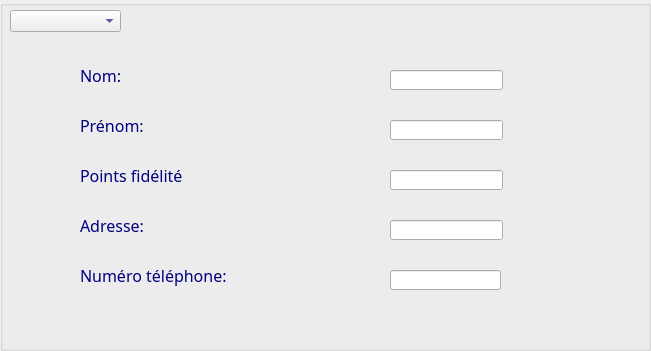
      <widget class="QGroupBox" name="groupBox_modifCl_4">
       <property name="geometry">
        <rect>
         <x>70</x>
         <y>70</y>
         <width>651</width>
         <height>351</height>
        </rect>
       </property>
       <property name="font">
        <font>
         <family>Lucida Calligraphy</family>
         <pointsize>14</pointsize>
         <weight>75</weight>
         <bold>true</bold>
        </font>
       </property>
       <property name="styleSheet">
        <string notr="true">color:rgb(0, 0, 127);
background-color: qconicalgradient(cx:0, cy:0, angle:135, stop:0 rgba(255, 170, 232, 69), stop:0.0753769 rgba(255, 170, 255, 69), stop:0.221106 rgba(255, 170, 255, 208), stop:0.351759 rgba(255, 192, 255, 0), stop:0.422111 rgba(255, 85, 255, 130), stop:0.437186 rgba(255, 170, 255, 145), stop:0.518717 rgba(255, 170, 255, 130), stop:0.527638 rgba(255, 170, 255, 69), stop:0.562814 rgba(255, 170, 255, 130), stop:1 rgba(255, 255, 0, 69));</string>
       </property>
       <property name="title">
        <string/>
       </property>
       <widget class="QLabel" name="label_pt_fid_modif_3">
        <property name="geometry">
         <rect>
          <x>80</x>
          <y>160</y>
          <width>171</width>
          <height>31</height>
         </rect>
        </property>
        <property name="palette">
         <palette>
          <active>
           <colorrole role="WindowText">
            <brush brushstyle="SolidPattern">
             <color alpha="255">
              <red>0</red>
              <green>0</green>
              <blue>127</blue>
             </color>
            </brush>
           </colorrole>
           <colorrole role="Button">
            <brush brushstyle="ConicalGradientPattern">
             <gradient centralx="0.000000000000000" centraly="0.000000000000000" angle="135.000000000000000" type="ConicalGradient" spread="PadSpread" coordinatemode="ObjectBoundingMode">
              <gradientstop position="0.000000000000000">
               <color alpha="69">
                <red>255</red>
                <green>170</green>
                <blue>232</blue>
               </color>
              </gradientstop>
              <gradientstop position="0.075376900000000">
               <color alpha="69">
                <red>255</red>
                <green>170</green>
                <blue>255</blue>
               </color>
              </gradientstop>
              <gradientstop position="0.221106000000000">
               <color alpha="208">
                <red>255</red>
                <green>170</green>
                <blue>255</blue>
               </color>
              </gradientstop>
              <gradientstop position="0.351759000000000">
               <color alpha="0">
                <red>255</red>
                <green>192</green>
                <blue>255</blue>
               </color>
              </gradientstop>
              <gradientstop position="0.422111000000000">
               <color alpha="130">
                <red>255</red>
                <green>85</green>
                <blue>255</blue>
               </color>
              </gradientstop>
              <gradientstop position="0.437186000000000">
               <color alpha="145">
                <red>255</red>
                <green>170</green>
                <blue>255</blue>
               </color>
              </gradientstop>
              <gradientstop position="0.518717000000000">
               <color alpha="130">
                <red>255</red>
                <green>170</green>
                <blue>255</blue>
               </color>
              </gradientstop>
              <gradientstop position="0.527638000000000">
               <color alpha="69">
                <red>255</red>
                <green>170</green>
                <blue>255</blue>
               </color>
              </gradientstop>
              <gradientstop position="0.562814000000000">
               <color alpha="130">
                <red>255</red>
                <green>170</green>
                <blue>255</blue>
               </color>
              </gradientstop>
              <gradientstop position="1.000000000000000">
               <color alpha="69">
                <red>255</red>
                <green>255</green>
                <blue>0</blue>
               </color>
              </gradientstop>
             </gradient>
            </brush>
           </colorrole>
           <colorrole role="Text">
            <brush brushstyle="SolidPattern">
             <color alpha="255">
              <red>0</red>
              <green>0</green>
              <blue>127</blue>
             </color>
            </brush>
           </colorrole>
           <colorrole role="ButtonText">
            <brush brushstyle="SolidPattern">
             <color alpha="255">
              <red>0</red>
              <green>0</green>
              <blue>127</blue>
             </color>
            </brush>
           </colorrole>
           <colorrole role="Base">
            <brush brushstyle="ConicalGradientPattern">
             <gradient centralx="0.000000000000000" centraly="0.000000000000000" angle="135.000000000000000" type="ConicalGradient" spread="PadSpread" coordinatemode="ObjectBoundingMode">
              <gradientstop position="0.000000000000000">
               <color alpha="69">
                <red>255</red>
                <green>170</green>
                <blue>232</blue>
               </color>
              </gradientstop>
              <gradientstop position="0.075376900000000">
               <color alpha="69">
                <red>255</red>
                <green>170</green>
                <blue>255</blue>
               </color>
              </gradientstop>
              <gradientstop position="0.221106000000000">
               <color alpha="208">
                <red>255</red>
                <green>170</green>
                <blue>255</blue>
               </color>
              </gradientstop>
              <gradientstop position="0.351759000000000">
               <color alpha="0">
                <red>255</red>
                <green>192</green>
                <blue>255</blue>
               </color>
              </gradientstop>
              <gradientstop position="0.422111000000000">
               <color alpha="130">
                <red>255</red>
                <green>85</green>
                <blue>255</blue>
               </color>
              </gradientstop>
              <gradientstop position="0.437186000000000">
               <color alpha="145">
                <red>255</red>
                <green>170</green>
                <blue>255</blue>
               </color>
              </gradientstop>
              <gradientstop position="0.518717000000000">
               <color alpha="130">
                <red>255</red>
                <green>170</green>
                <blue>255</blue>
               </color>
              </gradientstop>
              <gradientstop position="0.527638000000000">
               <color alpha="69">
                <red>255</red>
                <green>170</green>
                <blue>255</blue>
               </color>
              </gradientstop>
              <gradientstop position="0.562814000000000">
               <color alpha="130">
                <red>255</red>
                <green>170</green>
                <blue>255</blue>
               </color>
              </gradientstop>
              <gradientstop position="1.000000000000000">
               <color alpha="69">
                <red>255</red>
                <green>255</green>
                <blue>0</blue>
               </color>
              </gradientstop>
             </gradient>
            </brush>
           </colorrole>
           <colorrole role="Window">
            <brush brushstyle="ConicalGradientPattern">
             <gradient centralx="0.000000000000000" centraly="0.000000000000000" angle="135.000000000000000" type="ConicalGradient" spread="PadSpread" coordinatemode="ObjectBoundingMode">
              <gradientstop position="0.000000000000000">
               <color alpha="69">
                <red>255</red>
                <green>170</green>
                <blue>232</blue>
               </color>
              </gradientstop>
              <gradientstop position="0.075376900000000">
               <color alpha="69">
                <red>255</red>
                <green>170</green>
                <blue>255</blue>
               </color>
              </gradientstop>
              <gradientstop position="0.221106000000000">
               <color alpha="208">
                <red>255</red>
                <green>170</green>
                <blue>255</blue>
               </color>
              </gradientstop>
              <gradientstop position="0.351759000000000">
               <color alpha="0">
                <red>255</red>
                <green>192</green>
                <blue>255</blue>
               </color>
              </gradientstop>
              <gradientstop position="0.422111000000000">
               <color alpha="130">
                <red>255</red>
                <green>85</green>
                <blue>255</blue>
               </color>
              </gradientstop>
              <gradientstop position="0.437186000000000">
               <color alpha="145">
                <red>255</red>
                <green>170</green>
                <blue>255</blue>
               </color>
              </gradientstop>
              <gradientstop position="0.518717000000000">
               <color alpha="130">
                <red>255</red>
                <green>170</green>
                <blue>255</blue>
               </color>
              </gradientstop>
              <gradientstop position="0.527638000000000">
               <color alpha="69">
                <red>255</red>
                <green>170</green>
                <blue>255</blue>
               </color>
              </gradientstop>
              <gradientstop position="0.562814000000000">
               <color alpha="130">
                <red>255</red>
                <green>170</green>
                <blue>255</blue>
               </color>
              </gradientstop>
              <gradientstop position="1.000000000000000">
               <color alpha="69">
                <red>255</red>
                <green>255</green>
                <blue>0</blue>
               </color>
              </gradientstop>
             </gradient>
            </brush>
           </colorrole>
           <colorrole role="PlaceholderText">
            <brush brushstyle="NoBrush">
             <color alpha="128">
              <red>0</red>
              <green>0</green>
              <blue>127</blue>
             </color>
            </brush>
           </colorrole>
          </active>
          <inactive>
           <colorrole role="WindowText">
            <brush brushstyle="SolidPattern">
             <color alpha="255">
              <red>0</red>
              <green>0</green>
              <blue>127</blue>
             </color>
            </brush>
           </colorrole>
           <colorrole role="Button">
            <brush brushstyle="ConicalGradientPattern">
             <gradient centralx="0.000000000000000" centraly="0.000000000000000" angle="135.000000000000000" type="ConicalGradient" spread="PadSpread" coordinatemode="ObjectBoundingMode">
              <gradientstop position="0.000000000000000">
               <color alpha="69">
                <red>255</red>
                <green>170</green>
                <blue>232</blue>
               </color>
              </gradientstop>
              <gradientstop position="0.075376900000000">
               <color alpha="69">
                <red>255</red>
                <green>170</green>
                <blue>255</blue>
               </color>
              </gradientstop>
              <gradientstop position="0.221106000000000">
               <color alpha="208">
                <red>255</red>
                <green>170</green>
                <blue>255</blue>
               </color>
              </gradientstop>
              <gradientstop position="0.351759000000000">
               <color alpha="0">
                <red>255</red>
                <green>192</green>
                <blue>255</blue>
               </color>
              </gradientstop>
              <gradientstop position="0.422111000000000">
               <color alpha="130">
                <red>255</red>
                <green>85</green>
                <blue>255</blue>
               </color>
              </gradientstop>
              <gradientstop position="0.437186000000000">
               <color alpha="145">
                <red>255</red>
                <green>170</green>
                <blue>255</blue>
               </color>
              </gradientstop>
              <gradientstop position="0.518717000000000">
               <color alpha="130">
                <red>255</red>
                <green>170</green>
                <blue>255</blue>
               </color>
              </gradientstop>
              <gradientstop position="0.527638000000000">
               <color alpha="69">
                <red>255</red>
                <green>170</green>
                <blue>255</blue>
               </color>
              </gradientstop>
              <gradientstop position="0.562814000000000">
               <color alpha="130">
                <red>255</red>
                <green>170</green>
                <blue>255</blue>
               </color>
              </gradientstop>
              <gradientstop position="1.000000000000000">
               <color alpha="69">
                <red>255</red>
                <green>255</green>
                <blue>0</blue>
               </color>
              </gradientstop>
             </gradient>
            </brush>
           </colorrole>
           <colorrole role="Text">
            <brush brushstyle="SolidPattern">
             <color alpha="255">
              <red>0</red>
              <green>0</green>
              <blue>127</blue>
             </color>
            </brush>
           </colorrole>
           <colorrole role="ButtonText">
            <brush brushstyle="SolidPattern">
             <color alpha="255">
              <red>0</red>
              <green>0</green>
              <blue>127</blue>
             </color>
            </brush>
           </colorrole>
           <colorrole role="Base">
            <brush brushstyle="ConicalGradientPattern">
             <gradient centralx="0.000000000000000" centraly="0.000000000000000" angle="135.000000000000000" type="ConicalGradient" spread="PadSpread" coordinatemode="ObjectBoundingMode">
              <gradientstop position="0.000000000000000">
               <color alpha="69">
                <red>255</red>
                <green>170</green>
                <blue>232</blue>
               </color>
              </gradientstop>
              <gradientstop position="0.075376900000000">
               <color alpha="69">
                <red>255</red>
                <green>170</green>
                <blue>255</blue>
               </color>
              </gradientstop>
              <gradientstop position="0.221106000000000">
               <color alpha="208">
                <red>255</red>
                <green>170</green>
                <blue>255</blue>
               </color>
              </gradientstop>
              <gradientstop position="0.351759000000000">
               <color alpha="0">
                <red>255</red>
                <green>192</green>
                <blue>255</blue>
               </color>
              </gradientstop>
              <gradientstop position="0.422111000000000">
               <color alpha="130">
                <red>255</red>
                <green>85</green>
                <blue>255</blue>
               </color>
              </gradientstop>
              <gradientstop position="0.437186000000000">
               <color alpha="145">
                <red>255</red>
                <green>170</green>
                <blue>255</blue>
               </color>
              </gradientstop>
              <gradientstop position="0.518717000000000">
               <color alpha="130">
                <red>255</red>
                <green>170</green>
                <blue>255</blue>
               </color>
              </gradientstop>
              <gradientstop position="0.527638000000000">
               <color alpha="69">
                <red>255</red>
                <green>170</green>
                <blue>255</blue>
               </color>
              </gradientstop>
              <gradientstop position="0.562814000000000">
               <color alpha="130">
                <red>255</red>
                <green>170</green>
                <blue>255</blue>
               </color>
              </gradientstop>
              <gradientstop position="1.000000000000000">
               <color alpha="69">
                <red>255</red>
                <green>255</green>
                <blue>0</blue>
               </color>
              </gradientstop>
             </gradient>
            </brush>
           </colorrole>
           <colorrole role="Window">
            <brush brushstyle="ConicalGradientPattern">
             <gradient centralx="0.000000000000000" centraly="0.000000000000000" angle="135.000000000000000" type="ConicalGradient" spread="PadSpread" coordinatemode="ObjectBoundingMode">
              <gradientstop position="0.000000000000000">
               <color alpha="69">
                <red>255</red>
                <green>170</green>
                <blue>232</blue>
               </color>
              </gradientstop>
              <gradientstop position="0.075376900000000">
               <color alpha="69">
                <red>255</red>
                <green>170</green>
                <blue>255</blue>
               </color>
              </gradientstop>
              <gradientstop position="0.221106000000000">
               <color alpha="208">
                <red>255</red>
                <green>170</green>
                <blue>255</blue>
               </color>
              </gradientstop>
              <gradientstop position="0.351759000000000">
               <color alpha="0">
                <red>255</red>
                <green>192</green>
                <blue>255</blue>
               </color>
              </gradientstop>
              <gradientstop position="0.422111000000000">
               <color alpha="130">
                <red>255</red>
                <green>85</green>
                <blue>255</blue>
               </color>
              </gradientstop>
              <gradientstop position="0.437186000000000">
               <color alpha="145">
                <red>255</red>
                <green>170</green>
                <blue>255</blue>
               </color>
              </gradientstop>
              <gradientstop position="0.518717000000000">
               <color alpha="130">
                <red>255</red>
                <green>170</green>
                <blue>255</blue>
               </color>
              </gradientstop>
              <gradientstop position="0.527638000000000">
               <color alpha="69">
                <red>255</red>
                <green>170</green>
                <blue>255</blue>
               </color>
              </gradientstop>
              <gradientstop position="0.562814000000000">
               <color alpha="130">
                <red>255</red>
                <green>170</green>
                <blue>255</blue>
               </color>
              </gradientstop>
              <gradientstop position="1.000000000000000">
               <color alpha="69">
                <red>255</red>
                <green>255</green>
                <blue>0</blue>
               </color>
              </gradientstop>
             </gradient>
            </brush>
           </colorrole>
           <colorrole role="PlaceholderText">
            <brush brushstyle="NoBrush">
             <color alpha="128">
              <red>0</red>
              <green>0</green>
              <blue>127</blue>
             </color>
            </brush>
           </colorrole>
          </inactive>
          <disabled>
           <colorrole role="WindowText">
            <brush brushstyle="SolidPattern">
             <color alpha="255">
              <red>0</red>
              <green>0</green>
              <blue>127</blue>
             </color>
            </brush>
           </colorrole>
           <colorrole role="Button">
            <brush brushstyle="ConicalGradientPattern">
             <gradient centralx="0.000000000000000" centraly="0.000000000000000" angle="135.000000000000000" type="ConicalGradient" spread="PadSpread" coordinatemode="ObjectBoundingMode">
              <gradientstop position="0.000000000000000">
               <color alpha="69">
                <red>255</red>
                <green>170</green>
                <blue>232</blue>
               </color>
              </gradientstop>
              <gradientstop position="0.075376900000000">
               <color alpha="69">
                <red>255</red>
                <green>170</green>
                <blue>255</blue>
               </color>
              </gradientstop>
              <gradientstop position="0.221106000000000">
               <color alpha="208">
                <red>255</red>
                <green>170</green>
                <blue>255</blue>
               </color>
              </gradientstop>
              <gradientstop position="0.351759000000000">
               <color alpha="0">
                <red>255</red>
                <green>192</green>
                <blue>255</blue>
               </color>
              </gradientstop>
              <gradientstop position="0.422111000000000">
               <color alpha="130">
                <red>255</red>
                <green>85</green>
                <blue>255</blue>
               </color>
              </gradientstop>
              <gradientstop position="0.437186000000000">
               <color alpha="145">
                <red>255</red>
                <green>170</green>
                <blue>255</blue>
               </color>
              </gradientstop>
              <gradientstop position="0.518717000000000">
               <color alpha="130">
                <red>255</red>
                <green>170</green>
                <blue>255</blue>
               </color>
              </gradientstop>
              <gradientstop position="0.527638000000000">
               <color alpha="69">
                <red>255</red>
                <green>170</green>
                <blue>255</blue>
               </color>
              </gradientstop>
              <gradientstop position="0.562814000000000">
               <color alpha="130">
                <red>255</red>
                <green>170</green>
                <blue>255</blue>
               </color>
              </gradientstop>
              <gradientstop position="1.000000000000000">
               <color alpha="69">
                <red>255</red>
                <green>255</green>
                <blue>0</blue>
               </color>
              </gradientstop>
             </gradient>
            </brush>
           </colorrole>
           <colorrole role="Text">
            <brush brushstyle="SolidPattern">
             <color alpha="255">
              <red>0</red>
              <green>0</green>
              <blue>127</blue>
             </color>
            </brush>
           </colorrole>
           <colorrole role="ButtonText">
            <brush brushstyle="SolidPattern">
             <color alpha="255">
              <red>0</red>
              <green>0</green>
              <blue>127</blue>
             </color>
            </brush>
           </colorrole>
           <colorrole role="Base">
            <brush brushstyle="ConicalGradientPattern">
             <gradient centralx="0.000000000000000" centraly="0.000000000000000" angle="135.000000000000000" type="ConicalGradient" spread="PadSpread" coordinatemode="ObjectBoundingMode">
              <gradientstop position="0.000000000000000">
               <color alpha="69">
                <red>255</red>
                <green>170</green>
                <blue>232</blue>
               </color>
              </gradientstop>
              <gradientstop position="0.075376900000000">
               <color alpha="69">
                <red>255</red>
                <green>170</green>
                <blue>255</blue>
               </color>
              </gradientstop>
              <gradientstop position="0.221106000000000">
               <color alpha="208">
                <red>255</red>
                <green>170</green>
                <blue>255</blue>
               </color>
              </gradientstop>
              <gradientstop position="0.351759000000000">
               <color alpha="0">
                <red>255</red>
                <green>192</green>
                <blue>255</blue>
               </color>
              </gradientstop>
              <gradientstop position="0.422111000000000">
               <color alpha="130">
                <red>255</red>
                <green>85</green>
                <blue>255</blue>
               </color>
              </gradientstop>
              <gradientstop position="0.437186000000000">
               <color alpha="145">
                <red>255</red>
                <green>170</green>
                <blue>255</blue>
               </color>
              </gradientstop>
              <gradientstop position="0.518717000000000">
               <color alpha="130">
                <red>255</red>
                <green>170</green>
                <blue>255</blue>
               </color>
              </gradientstop>
              <gradientstop position="0.527638000000000">
               <color alpha="69">
                <red>255</red>
                <green>170</green>
                <blue>255</blue>
               </color>
              </gradientstop>
              <gradientstop position="0.562814000000000">
               <color alpha="130">
                <red>255</red>
                <green>170</green>
                <blue>255</blue>
               </color>
              </gradientstop>
              <gradientstop position="1.000000000000000">
               <color alpha="69">
                <red>255</red>
                <green>255</green>
                <blue>0</blue>
               </color>
              </gradientstop>
             </gradient>
            </brush>
           </colorrole>
           <colorrole role="Window">
            <brush brushstyle="ConicalGradientPattern">
             <gradient centralx="0.000000000000000" centraly="0.000000000000000" angle="135.000000000000000" type="ConicalGradient" spread="PadSpread" coordinatemode="ObjectBoundingMode">
              <gradientstop position="0.000000000000000">
               <color alpha="69">
                <red>255</red>
                <green>170</green>
                <blue>232</blue>
               </color>
              </gradientstop>
              <gradientstop position="0.075376900000000">
               <color alpha="69">
                <red>255</red>
                <green>170</green>
                <blue>255</blue>
               </color>
              </gradientstop>
              <gradientstop position="0.221106000000000">
               <color alpha="208">
                <red>255</red>
                <green>170</green>
                <blue>255</blue>
               </color>
              </gradientstop>
              <gradientstop position="0.351759000000000">
               <color alpha="0">
                <red>255</red>
                <green>192</green>
                <blue>255</blue>
               </color>
              </gradientstop>
              <gradientstop position="0.422111000000000">
               <color alpha="130">
                <red>255</red>
                <green>85</green>
                <blue>255</blue>
               </color>
              </gradientstop>
              <gradientstop position="0.437186000000000">
               <color alpha="145">
                <red>255</red>
                <green>170</green>
                <blue>255</blue>
               </color>
              </gradientstop>
              <gradientstop position="0.518717000000000">
               <color alpha="130">
                <red>255</red>
                <green>170</green>
                <blue>255</blue>
               </color>
              </gradientstop>
              <gradientstop position="0.527638000000000">
               <color alpha="69">
                <red>255</red>
                <green>170</green>
                <blue>255</blue>
               </color>
              </gradientstop>
              <gradientstop position="0.562814000000000">
               <color alpha="130">
                <red>255</red>
                <green>170</green>
                <blue>255</blue>
               </color>
              </gradientstop>
              <gradientstop position="1.000000000000000">
               <color alpha="69">
                <red>255</red>
                <green>255</green>
                <blue>0</blue>
               </color>
              </gradientstop>
             </gradient>
            </brush>
           </colorrole>
           <colorrole role="PlaceholderText">
            <brush brushstyle="NoBrush">
             <color alpha="128">
              <red>0</red>
              <green>0</green>
              <blue>127</blue>
             </color>
            </brush>
           </colorrole>
          </disabled>
         </palette>
        </property>
        <property name="font">
         <font>
          <family>Lucida Calligraphy</family>
          <pointsize>12</pointsize>
         </font>
        </property>
        <property name="text">
         <string>Points fidélité</string>
        </property>
       </widget>
       <widget class="QLineEdit" name="lineEdit_nom_modif_3">
        <property name="geometry">
         <rect>
          <x>390</x>
          <y>70</y>
          <width>113</width>
          <height>20</height>
         </rect>
        </property>
       </widget>
       <widget class="QLabel" name="label_prenom_modif_3">
        <property name="geometry">
         <rect>
          <x>80</x>
          <y>110</y>
          <width>171</width>
          <height>31</height>
         </rect>
        </property>
        <property name="font">
         <font>
          <family>Lucida Calligraphy</family>
          <pointsize>12</pointsize>
         </font>
        </property>
        <property name="text">
         <string>Prénom:</string>
        </property>
       </widget>
       <widget class="QLabel" name="label_nom_modif_3">
        <property name="geometry">
         <rect>
          <x>80</x>
          <y>60</y>
          <width>171</width>
          <height>31</height>
         </rect>
        </property>
        <property name="font">
         <font>
          <family>Lucida Calligraphy</family>
          <pointsize>12</pointsize>
         </font>
        </property>
        <property name="text">
         <string>Nom:</string>
        </property>
       </widget>
       <widget class="QLineEdit" name="lineEdit_prenom_modif_3">
        <property name="geometry">
         <rect>
          <x>390</x>
          <y>120</y>
          <width>113</width>
          <height>20</height>
         </rect>
        </property>
       </widget>
       <widget class="QLabel" name="label_adresse_modif_3">
        <property name="geometry">
         <rect>
          <x>80</x>
          <y>210</y>
          <width>171</width>
          <height>31</height>
         </rect>
        </property>
        <property name="font">
         <font>
          <family>Lucida Calligraphy</family>
          <pointsize>12</pointsize>
         </font>
        </property>
        <property name="text">
         <string>Adresse:</string>
        </property>
       </widget>
       <widget class="QLabel" name="label_tel_modif_3">
        <property name="geometry">
         <rect>
          <x>80</x>
          <y>260</y>
          <width>171</width>
          <height>31</height>
         </rect>
        </property>
        <property name="font">
         <font>
          <family>Lucida Calligraphy</family>
          <pointsize>12</pointsize>
         </font>
        </property>
        <property name="text">
         <string>Numéro téléphone:</string>
        </property>
       </widget>
       <widget class="QLineEdit" name="lineEdit_adresse_modif_3">
        <property name="geometry">
         <rect>
          <x>390</x>
          <y>220</y>
          <width>113</width>
          <height>20</height>
         </rect>
        </property>
       </widget>
       <widget class="QLineEdit" name="lineEdit_tel_modif_3">
        <property name="geometry">
         <rect>
          <x>390</x>
          <y>270</y>
          <width>111</width>
          <height>20</height>
         </rect>
        </property>
       </widget>
       <widget class="QComboBox" name="comboBox_client_3">
        <property name="geometry">
         <rect>
          <x>10</x>
          <y>10</y>
          <width>111</width>
          <height>22</height>
         </rect>
        </property>
       </widget>
       <widget class="QLineEdit" name="lineEdit_7">
        <property name="geometry">
         <rect>
          <x>390</x>
          <y>170</y>
          <width>113</width>
          <height>20</height>
         </rect>
        </property>
       </widget>
      </widget>
